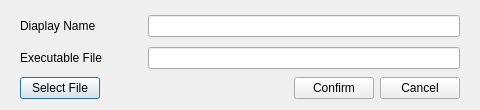
<?xml version="1.0" encoding="UTF-8"?>
<ui version="4.0">
 <class>ExecutableItemDialog</class>
 <widget class="QDialog" name="ExecutableItemDialog">
  <property name="geometry">
   <rect>
    <x>0</x>
    <y>0</y>
    <width>480</width>
    <height>110</height>
   </rect>
  </property>
  <property name="minimumSize">
   <size>
    <width>480</width>
    <height>110</height>
   </size>
  </property>
  <property name="maximumSize">
   <size>
    <width>16777215</width>
    <height>130</height>
   </size>
  </property>
  <property name="windowTitle">
   <string>ExecutableItemDialog</string>
  </property>
  <layout class="QVBoxLayout" name="verticalLayout">
   <property name="spacing">
    <number>2</number>
   </property>
   <item>
    <widget class="QWidget" name="widget" native="true">
     <layout class="QGridLayout" name="gridLayout">
      <property name="topMargin">
       <number>0</number>
      </property>
      <property name="bottomMargin">
       <number>0</number>
      </property>
      <item row="1" column="0">
       <widget class="QLabel" name="executableFileLbl">
        <property name="text">
         <string>Executable File</string>
        </property>
       </widget>
      </item>
      <item row="0" column="2">
       <widget class="QLineEdit" name="displayNameEdit"/>
      </item>
      <item row="0" column="0">
       <widget class="QLabel" name="displayNameLbl">
        <property name="text">
         <string>Diaplay Name</string>
        </property>
       </widget>
      </item>
      <item row="1" column="2">
       <widget class="QLineEdit" name="executableFileEdit"/>
      </item>
      <item row="0" column="1">
       <spacer name="horizontalSpacer">
        <property name="orientation">
         <enum>Qt::Horizontal</enum>
        </property>
        <property name="sizeType">
         <enum>QSizePolicy::Fixed</enum>
        </property>
        <property name="sizeHint" stdset="0">
         <size>
          <width>40</width>
          <height>20</height>
         </size>
        </property>
       </spacer>
      </item>
     </layout>
    </widget>
   </item>
   <item>
    <widget class="QWidget" name="widget_2" native="true">
     <property name="sizePolicy">
      <sizepolicy hsizetype="Preferred" vsizetype="Fixed">
       <horstretch>0</horstretch>
       <verstretch>0</verstretch>
      </sizepolicy>
     </property>
     <layout class="QHBoxLayout" name="horizontalLayout">
      <property name="topMargin">
       <number>0</number>
      </property>
      <property name="bottomMargin">
       <number>0</number>
      </property>
      <item>
       <widget class="QPushButton" name="selectFileBtn">
        <property name="sizePolicy">
         <sizepolicy hsizetype="Preferred" vsizetype="Fixed">
          <horstretch>0</horstretch>
          <verstretch>0</verstretch>
         </sizepolicy>
        </property>
        <property name="text">
         <string>Select File</string>
        </property>
       </widget>
      </item>
      <item>
       <spacer name="horizontalSpacer_2">
        <property name="orientation">
         <enum>Qt::Horizontal</enum>
        </property>
        <property name="sizeHint" stdset="0">
         <size>
          <width>40</width>
          <height>20</height>
         </size>
        </property>
       </spacer>
      </item>
      <item>
       <widget class="QPushButton" name="confirmBtn">
        <property name="sizePolicy">
         <sizepolicy hsizetype="Preferred" vsizetype="Fixed">
          <horstretch>0</horstretch>
          <verstretch>0</verstretch>
         </sizepolicy>
        </property>
        <property name="text">
         <string>Confirm</string>
        </property>
       </widget>
      </item>
      <item>
       <widget class="QPushButton" name="cancelBtn">
        <property name="sizePolicy">
         <sizepolicy hsizetype="Preferred" vsizetype="Fixed">
          <horstretch>0</horstretch>
          <verstretch>0</verstretch>
         </sizepolicy>
        </property>
        <property name="text">
         <string>Cancel</string>
        </property>
       </widget>
      </item>
     </layout>
    </widget>
   </item>
  </layout>
 </widget>
 <resources/>
 <connections/>
</ui>
